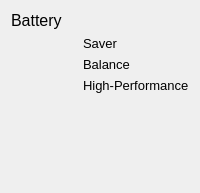
           <widget class="QWidget" name="power_name" native="true">
            <layout class="QVBoxLayout" name="verticalLayout_22">
             <property name="topMargin">
              <number>11</number>
             </property>
             <property name="bottomMargin">
              <number>100</number>
             </property>
             <item alignment="Qt::AlignTop">
              <widget class="QLabel" name="label_3">
               <property name="font">
                <font>
                 <pointsize>12</pointsize>
                 <weight>50</weight>
                 <bold>false</bold>
                </font>
               </property>
               <property name="text">
                <string>Battery</string>
               </property>
              </widget>
             </item>
             <item>
              <layout class="QHBoxLayout" name="horizontalLayout_8">
               <item>
                <layout class="QVBoxLayout" name="verticalLayout_5">
                 <item>
                  <widget class="QPushButton" name="pushButton_5">
                   <property name="styleSheet">
                    <string notr="true">*{
border:none;}</string>
                   </property>
                   <property name="text">
                    <string/>
                   </property>
                   <property name="icon">
                    <iconset>
                     <normaloff>D:/C/uet_3_2/tuong tac/library/low_power.png</normaloff>D:/C/uet_3_2/tuong tac/library/low_power.png</iconset>
                   </property>
                   <property name="iconSize">
                    <size>
                     <width>45</width>
                     <height>45</height>
                    </size>
                   </property>
                  </widget>
                 </item>
                 <item>
                  <widget class="QPushButton" name="pushButton_4">
                   <property name="styleSheet">
                    <string notr="true">*{
border:none;}</string>
                   </property>
                   <property name="text">
                    <string/>
                   </property>
                   <property name="icon">
                    <iconset>
                     <normaloff>D:/C/uet_3_2/tuong tac/library/medium_power.png</normaloff>D:/C/uet_3_2/tuong tac/library/medium_power.png</iconset>
                   </property>
                   <property name="iconSize">
                    <size>
                     <width>45</width>
                     <height>45</height>
                    </size>
                   </property>
                  </widget>
                 </item>
                 <item>
                  <widget class="QPushButton" name="pushButton_3">
                   <property name="styleSheet">
                    <string notr="true">*{
border:none;}</string>
                   </property>
                   <property name="text">
                    <string/>
                   </property>
                   <property name="icon">
                    <iconset>
                     <normaloff>D:/C/uet_3_2/tuong tac/library/high_power.png</normaloff>D:/C/uet_3_2/tuong tac/library/high_power.png</iconset>
                   </property>
                   <property name="iconSize">
                    <size>
                     <width>45</width>
                     <height>45</height>
                    </size>
                   </property>
                  </widget>
                 </item>
                </layout>
               </item>
               <item>
                <layout class="QVBoxLayout" name="verticalLayout_6">
                 <item>
                  <widget class="QLabel" name="label_8">
                   <property name="font">
                    <font>
                     <pointsize>10</pointsize>
                    </font>
                   </property>
                   <property name="text">
                    <string>Saver</string>
                   </property>
                  </widget>
                 </item>
                 <item>
                  <widget class="QLabel" name="label_9">
                   <property name="font">
                    <font>
                     <pointsize>10</pointsize>
                    </font>
                   </property>
                   <property name="text">
                    <string>Balance</string>
                   </property>
                   <property name="alignment">
                    <set>Qt::AlignLeading|Qt::AlignLeft|Qt::AlignVCenter</set>
                   </property>
                  </widget>
                 </item>
                 <item>
                  <widget class="QLabel" name="label_10">
                   <property name="font">
                    <font>
                     <pointsize>10</pointsize>
                    </font>
                   </property>
                   <property name="text">
                    <string>High-Performance</string>
                   </property>
                  </widget>
                 </item>
                </layout>
               </item>
              </layout>
             </item>
            </layout>
           </widget>
